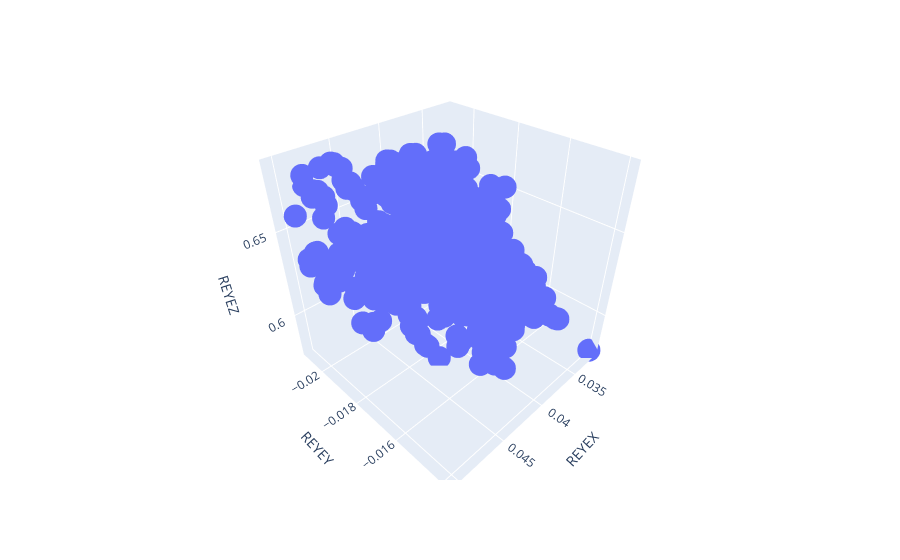

The notebook cell saved with this chart:
### Code cell
#REYEX	REYEY	REYEZ


import plotly.express as px

fig = px.scatter_3d(df_new, x='REYEX', y='REYEY', z='REYEZ')
                    
fig.show()

### Figure 1 — Plotly figure (JSON) as saved in the notebook; plotly's stock layout.template omitted (floating-point values rounded to 4 significant figures; data arrays with more than 128 entries replaced by an {"elided": "..."} marker saying what was removed)
{"data": [{"hovertemplate": "REYEX=%{x}<br>REYEY=%{y}<br>REYEZ=%{z}<extra></extra>", "legendgroup": "", "marker": {"color": "#636efa", "symbol": "circle"}, "mode": "markers", "name": "", "scene": "scene", "showlegend": false, "type": "scatter3d", "x": {"elided": "2653 float values"}, "y": {"elided": "2653 float values"}, "z": {"elided": "2653 float values"}}], "layout": {"legend": {"tracegroupgap": 0}, "margin": {"t": 60}, "scene": {"domain": {"x": [0, 1], "y": [0, 1]}, "xaxis": {"title": {"text": "REYEX"}}, "yaxis": {"title": {"text": "REYEY"}}, "zaxis": {"title": {"text": "REYEZ"}}}}}
